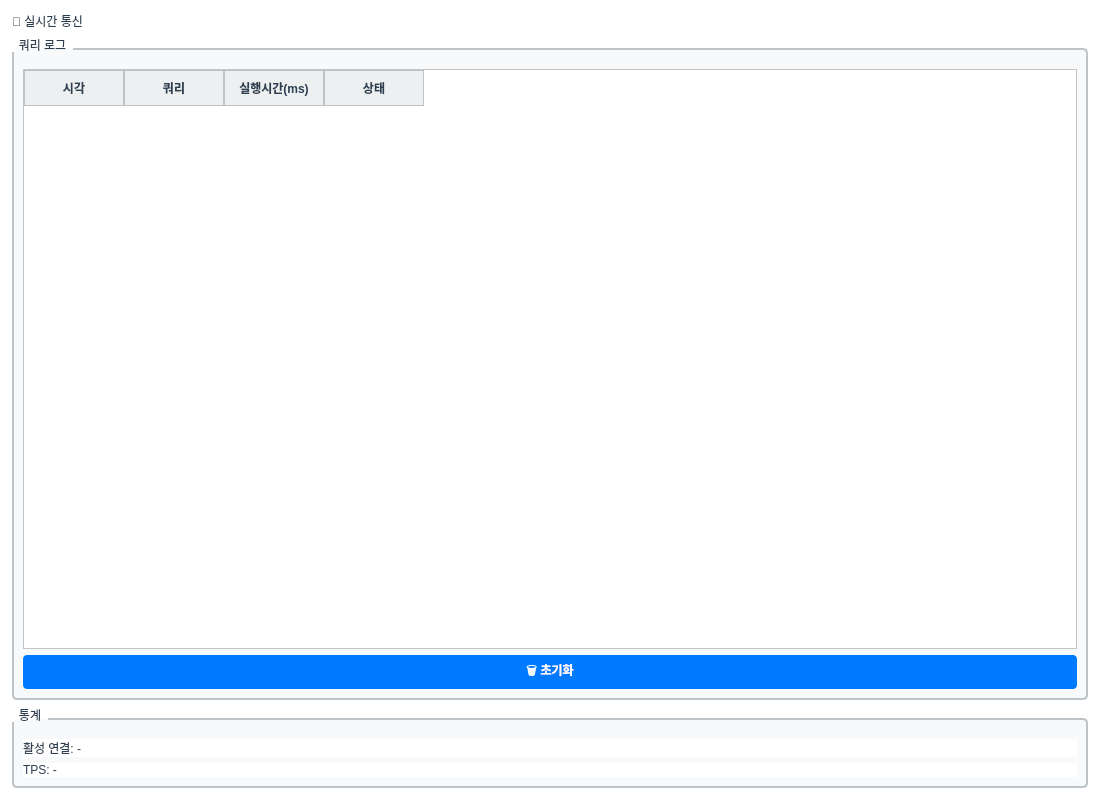
<?xml version="1.0" encoding="UTF-8"?>
<ui version="4.0">
 <class>RealtimeTab</class>
 <widget class="QWidget" name="RealtimeTab">
  <property name="geometry">
   <rect>
    <x>0</x>
    <y>0</y>
    <width>1100</width>
    <height>800</height>
   </rect>
  </property>
  <property name="windowTitle">
   <string>실시간 통신</string>
  </property>
  <property name="styleSheet">
   <string notr="true">QWidget {
    background-color: #FFFFFF;
    color: #2C3E50;
    font-family: &quot;맑은 고딕&quot;, &quot;Segoe UI&quot;;
    font-size: 9pt;
}
QTabBar::tab:selected {
    background-color: #007AFF;
    color: #FFFFFF;
    font-weight: bold;
}
QPushButton {
    background-color: #007AFF;
    color: #FFFFFF;
    border: none;
    border-radius: 4px;
    padding: 6px 12px;
    font-weight: bold;
}
QPushButton:hover {
    background-color: #0055CC;
}
QPushButton:disabled {
    background-color: #BDC3C7;
    color: #7F8C8D;
}
QTableWidget {
    gridline-color: #BDC3C7;
    background-color: #FFFFFF;
    alternate-background-color: #F8F9FA;
    selection-background-color: #007AFF;
    selection-color: #FFFFFF;
}
QHeaderView::section {
    background-color: #ECF0F1;
    color: #2C3E50;
    padding: 6px;
    border: 1px solid #BDC3C7;
    font-weight: bold;
}
QLineEdit, QTextEdit, QPlainTextEdit {
    background-color: #FFFFFF;
    border: 1px solid #BDC3C7;
    border-radius: 3px;
    padding: 4px;
    color: #2C3E50;
}
QGroupBox {
    border: 2px solid #BDC3C7;
    border-radius: 5px;
    margin-top: 10px;
    padding-top: 10px;
    background-color: #F8F9FA;
}
QGroupBox::title {
    subcontrol-origin: margin;
    subcontrol-position: top left;
    padding: 0 5px;
    color: #2C3E50;
    font-weight: bold;
}</string>
  </property>
  <layout class="QVBoxLayout" name="verticalLayout">
   <property name="spacing">
    <number>8</number>
   </property>
   <property name="leftMargin">
    <number>12</number>
   </property>
   <property name="topMargin">
    <number>12</number>
   </property>
   <property name="rightMargin">
    <number>12</number>
   </property>
   <property name="bottomMargin">
    <number>12</number>
   </property>
   <item>
    <widget class="QLabel" name="label_title">
     <property name="text">
      <string>📡 실시간 통신</string>
     </property>
    </widget>
   </item>
   <item>
    <widget class="QGroupBox" name="groupBox_querylog">
     <property name="title">
      <string>쿼리 로그</string>
     </property>
     <layout class="QVBoxLayout" name="vl_querylog">
      <item>
       <widget class="QTableWidget" name="table_query_log">
        <property name="alternatingRowColors">
         <bool>true</bool>
        </property>
        <property name="selectionBehavior">
         <enum>QAbstractItemView::SelectRows</enum>
        </property>
        <property name="columnCount">
         <number>4</number>
        </property>
        <column>
         <property name="text">
          <string>시각</string>
         </property>
        </column>
        <column>
         <property name="text">
          <string>쿼리</string>
         </property>
        </column>
        <column>
         <property name="text">
          <string>실행시간(ms)</string>
         </property>
        </column>
        <column>
         <property name="text">
          <string>상태</string>
         </property>
        </column>
       </widget>
      </item>
      <item>
       <widget class="QPushButton" name="btnClear">
        <property name="text">
         <string>🗑️ 초기화</string>
        </property>
       </widget>
      </item>
     </layout>
    </widget>
   </item>
   <item>
    <widget class="QGroupBox" name="groupBox_stats">
     <property name="title">
      <string>통계</string>
     </property>
     <layout class="QVBoxLayout" name="vl_stats">
      <item>
       <widget class="QLabel" name="label_connections">
        <property name="text">
         <string>활성 연결: -</string>
        </property>
       </widget>
      </item>
      <item>
       <widget class="QLabel" name="label_tps">
        <property name="text">
         <string>TPS: -</string>
        </property>
       </widget>
      </item>
     </layout>
    </widget>
   </item>
  </layout>
 </widget>
 <resources/>
 <connections/>
</ui>
